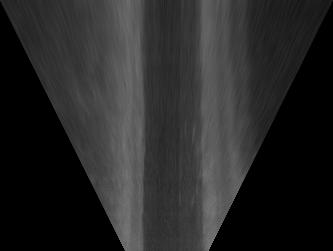

Python code for this plot:
import cv2
import numpy as np
import matplotlib.pyplot as plt

IMAGE_H = 251
IMAGE_W = 333
IMAGE_UP = 180

src = np.float32([[0, IMAGE_H-IMAGE_UP], [IMAGE_W, IMAGE_H-IMAGE_UP], [0, 0], [IMAGE_W, 0]])# もと画像から抽出する範囲
dst = np.float32([[150, IMAGE_H], [182, IMAGE_H], [0, 0], [IMAGE_W, 0]])# 目標描画形状
M = cv2.getPerspectiveTransform(src, dst) # The transformation matrix
Minv = cv2.getPerspectiveTransform(dst, src) # Inverse transformation

# Read the test img
img = cv2.imread('./thermal_mono_screenshot_31.10.2018.png')
img = img[IMAGE_UP:IMAGE_H, 0:IMAGE_W] # Apply np slicing for ROI crop
warped_img = cv2.warpPerspective(img, M, (IMAGE_W, IMAGE_H-IMAGE_UP)) # Image warping
#plt.imshow(cv2.cvtColor(warped_img, cv2.COLOR_BGR2RGB)) # Show results
#plt.show()

def nothing(x):
  pass


cv2.namedWindow("img", cv2.WINDOW_NORMAL)
cv2.createTrackbar("bottom", "img", 0, (int)(IMAGE_W/2), nothing)

while (True):
  if cv2.waitKey(1) & 0xFF == ord("q"):
      break
  v = cv2.getTrackbarPos("bottom", "img")
  dst = np.float32([[v, IMAGE_H],
                    [IMAGE_W-v, IMAGE_H],
                    [0, 0], [IMAGE_W, 0]])  # 目標描画形状更新
  M=cv2.getPerspectiveTransform(src,dst)
  warped_img = cv2.warpPerspective(img, M, (IMAGE_W, IMAGE_H))  # Image warping
  cv2.imshow("img", warped_img)

cv2.imwrite('bird_eye.png', warped_img)
